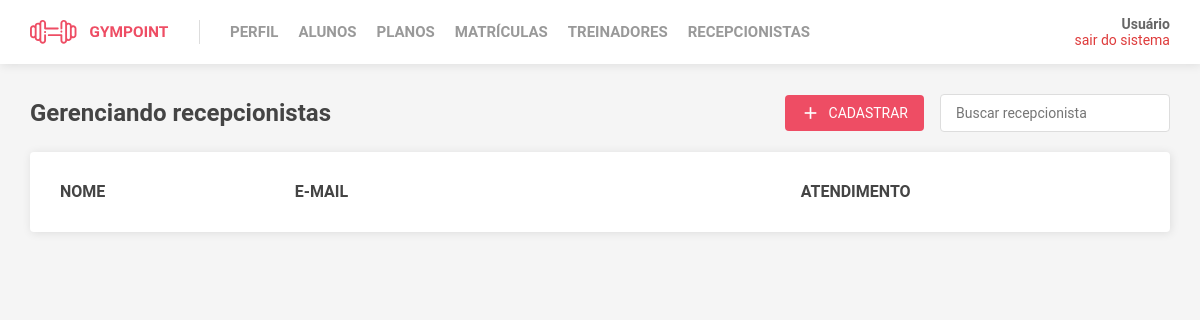
Page /receptionists on the earlier database version.
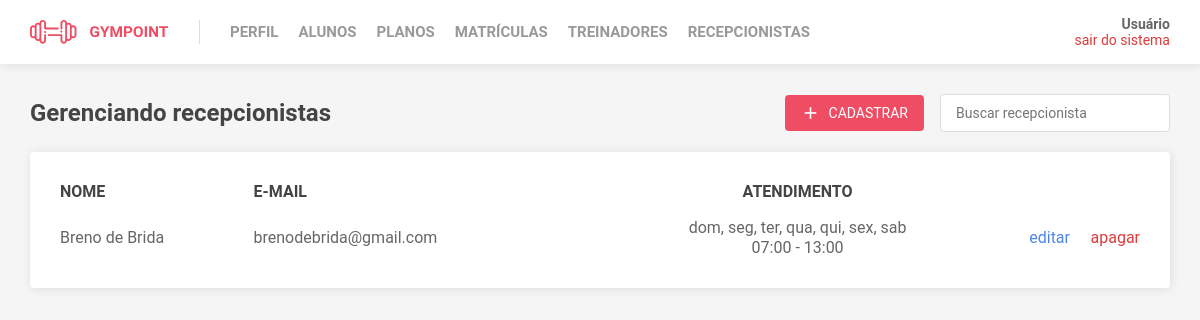
Same page on the later database version.
### tables this page shows
CREATE TABLE Receptionists (
  id INTEGER PRIMARY KEY,
  hour_start TIME NOT NULL,
  hour_end TIME NOT NULL,
  service_days VARCHAR(255) NOT NULL,
  FOREIGN KEY (id) REFERENCES Users(id)
);

CREATE TABLE Users (
  id INTEGER PRIMARY KEY AUTOINCREMENT,
  name VARCHAR(100) NOT NULL,
  cpf VARCHAR(14) NOT NULL UNIQUE,
  email VARCHAR(60) NOT NULL UNIQUE,
  password VARCHAR(20) NOT NULL,
  phone VARCHAR(19) NOT NULL,
  phone_alt VARCHAR(19),
  cep VARCHAR(9) NOT NULL,
  street_number INTEGER NOT NULL,
  user_type VARCHAR(15) DEFAULT 'Student'
);

### app.py (the view)
@app.route('/receptionists')
def receptionists():
  return render_template('Receptionists/receptionists.html', receptionists=getReceptionistsList(), formatHours=Receptionist.formatHours)

### classes/receptionist.py (called while the page is built)
  @staticmethod
  def formatHours(hour_start, hour_end):
    return str(hour_start)[0 : 5] + ' - ' + str(hour_end)[0 : 5]

### controllers/receptionists.py (called while the page is built)
def getReceptionistsList():
  cur = get_db_cursor()
  cur.execute('SELECT Users.id, name, email, hour_start, hour_end, service_days FROM Users INNER JOIN Receptionists ON Users.id = Receptionists.id')
  receptionists = cur.fetchall()
  cur.close()
  return receptionists

### database/config.py (called while the page is built)
def get_db_cursor():
  connection = sqlite3.connect('database.db', isolation_level=None)
  connection.row_factory = sqlite3.Row
  return connection.cursor()

### templates/Receptionists/receptionists.html (shortened to what this page needs)
{% extends 'base.html' %}
{% block content %}
<header>
  <h1>Gerenciando recepcionistas</h1>
  <aside>
    <a href="/create-receptionist">
      <span class="material-icons" style="color:#FFF; font-size:20px;">
      </span>
      Cadastrar
    </a>
    <input
      type="text"
      placeholder="Buscar recepcionista"
    />
  </aside>
</header>
<table cellSpacing="0" class="list">
  <thead>
    <tr>
      <th>NOME</th>
      <th>E-MAIL</th>
      <th id="center">ATENDIMENTO</th>
      <th> </th>
      <th> </th>
    </tr>
  </thead>
  <tbody>
    {% for receptionist in receptionists %}
      <tr>
        <td>{{ receptionist['name'] }}</td>
        <td>{{ receptionist['email'] }}</td>
        <td id="center">
          {{ receptionist['service_days'] }}
          <br />
          {{ formatHours(receptionist['hour_start'], receptionist['hour_end']) }}
        </td>
        <td id="update">
          <a href="#" id="update">
            editar
          </a>
        </td>
        <td id="delete">
          <button type="button" id="delete">
            apagar
          </button>
        </td>
      </tr>
    {% endfor %}
  </tbody>
</table>
{% endblock %}

Differences in the rows shown:
added Receptionists: name "Breno de Brida", email "brenodebrida@gmail.com", service_days "dom, seg, ter, qua, qui, sex, sab", hour_start+hour_end "07:00 - 13:00"
